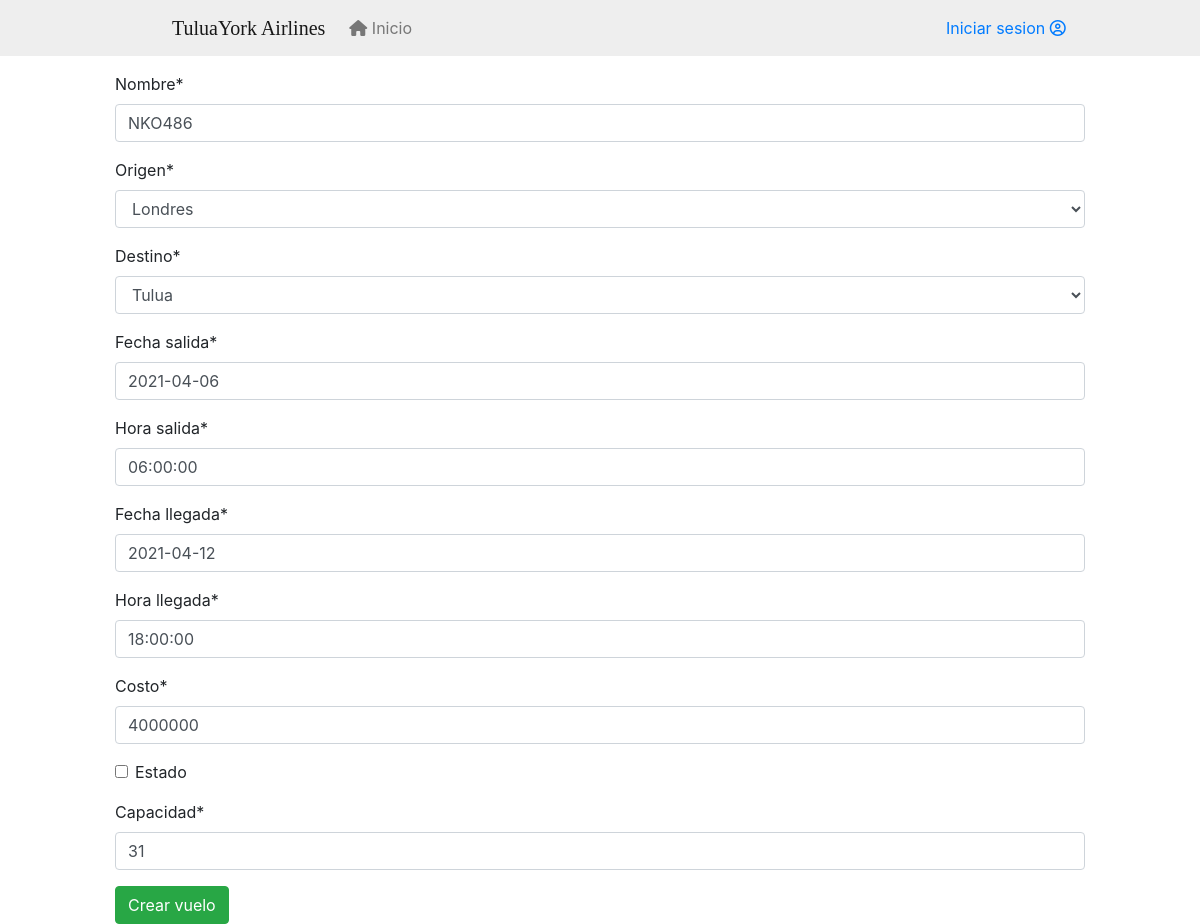
The page /updateflight/1 on the database its author committed.
### flights/models.py (models this page shows, shortened)
class vuelo(models.Model):
    nombre = models.CharField(max_length=20)
    origen = models.ForeignKey(ciudad, related_name='origen', on_delete=models.CASCADE)
    destino = models.ForeignKey(ciudad, related_name='destino', on_delete=models.CASCADE)
    fecha_salida = models.DateField()
    hora_salida = models.TimeField()
    fecha_llegada = models.DateField()
    hora_llegada = models.TimeField()
    costo = models.IntegerField()
    estado = models.BooleanField(default=True)
    capacidad = models.IntegerField()

class ciudad(models.Model):
    nombre = models.CharField(max_length=20)
    pais = models.CharField(max_length=20)
    visa = models.BooleanField()
    def __str__(self):
        return self.nombre

### flights/views.py (the view)
# urls.py: path('updateflight/<int:vuelo_id>', updateflight, name="update_vuelo"),
def updateflight(request, vuelo_id):
    titulo = "Actualizar vuelo"
    mensaje = ""
    Vuelo = vuelo.objects.get(id=vuelo_id)
    form = vueloForm(instance=Vuelo)
    if  request.method == 'POST':
        form = vueloForm(request.POST, instance=Vuelo)
        if form.is_valid():
            form.save()
            return redirect('/flights/gvuelos')
    context = {"titulo": titulo, "mensaje": mensaje,"form": form}
    return render(request, "create_vuelo.html", context)

### flights/forms.py
class vueloForm(ModelForm):
    class Meta:
        model = vuelo
        fields = '__all__'

### flights/templates/create_vuelo.html (shortened to what this page needs)
{% extends "base.html" %}
{% load crispy_forms_tags %}
{% block content %}
<form action="" method="POST" class="mt-2">
    {{ form|crispy }}
    <input name="Crear" type="submit" class="btn btn-success" value="Crear vuelo">
</form>
{% endblock content %}

### rows shown on the page
vuelo: nombre "NKO486", origen "Londres", destino "Tulua", fecha_salida "2021-04-06", hora_salida "06:00:00", fecha_llegada "2021-04-12", hora_llegada "18:00:00", costo "4000000", capacidad "31"
